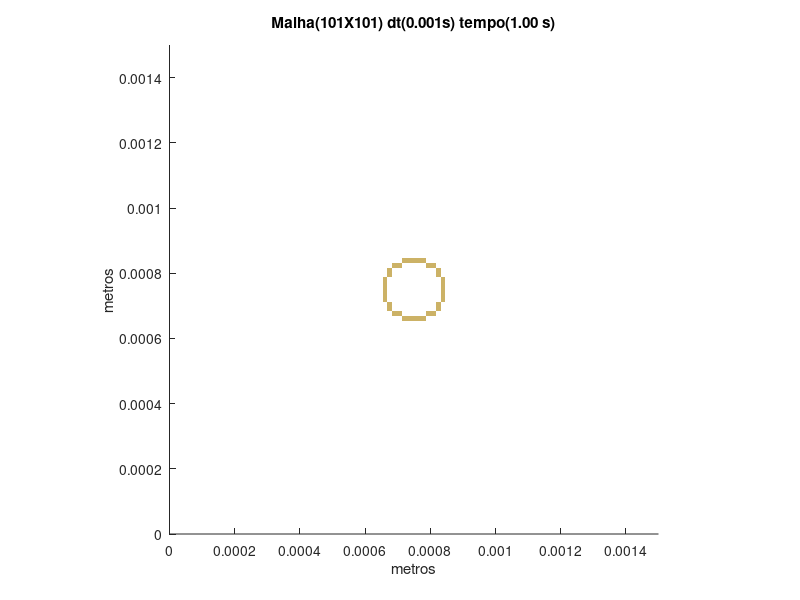

MATLAB code to generate this figure:
set (gca,'PlotBoxAspectRatio',[1 1 1],'Xlim',[0,0.0015],'Ylim',[0,0.0015])
hold on
title('Malha(101X101) dt(0.001s) tempo(1.00 s)')
hold on
ylabel('metros')
hold on
xlabel('metros')
hold on

fill([0.000712871287128713 0.000712871287128713 0.000727722772277228 0.000727722772277228],[0.000653465346534653 0.000668316831683168 0.000668316831683168 0.000653465346534653],[0.8,0.7,0.4],'LineStyle','none')

fill([0.000727722772277228 0.000727722772277228 0.000742574257425743 0.000742574257425743],[0.000653465346534653 0.000668316831683168 0.000668316831683168 0.000653465346534653],[0.8,0.7,0.4],'LineStyle','none')

fill([0.000742574257425743 0.000742574257425743 0.000757425742574257 0.000757425742574257],[0.000653465346534653 0.000668316831683168 0.000668316831683168 0.000653465346534653],[0.8,0.7,0.4],'LineStyle','none')

fill([0.000757425742574257 0.000757425742574257 0.000772277227722772 0.000772277227722772],[0.000653465346534653 0.000668316831683168 0.000668316831683168 0.000653465346534653],[0.8,0.7,0.4],'LineStyle','none')

fill([0.000772277227722772 0.000772277227722772 0.000787128712871287 0.000787128712871287],[0.000653465346534653 0.000668316831683168 0.000668316831683168 0.000653465346534653],[0.8,0.7,0.4],'LineStyle','none')

fill([0.000683168316831683 0.000683168316831683 0.000698019801980198 0.000698019801980198],[0.000668316831683168 0.000683168316831683 0.000683168316831683 0.000668316831683168],[0.8,0.7,0.4],'LineStyle','none')

fill([0.000698019801980198 0.000698019801980198 0.000712871287128713 0.000712871287128713],[0.000668316831683168 0.000683168316831683 0.000683168316831683 0.000668316831683168],[0.8,0.7,0.4],'LineStyle','none')

fill([0.000787128712871287 0.000787128712871287 0.000801980198019802 0.000801980198019802],[0.000668316831683168 0.000683168316831683 0.000683168316831683 0.000668316831683168],[0.8,0.7,0.4],'LineStyle','none')

fill([0.000801980198019802 0.000801980198019802 0.000816831683168317 0.000816831683168317],[0.000668316831683168 0.000683168316831683 0.000683168316831683 0.000668316831683168],[0.8,0.7,0.4],'LineStyle','none')

fill([0.000668316831683168 0.000668316831683168 0.000683168316831683 0.000683168316831683],[0.000683168316831683 0.000698019801980198 0.000698019801980198 0.000683168316831683],[0.8,0.7,0.4],'LineStyle','none')

fill([0.000816831683168317 0.000816831683168317 0.000831683168316832 0.000831683168316832],[0.000683168316831683 0.000698019801980198 0.000698019801980198 0.000683168316831683],[0.8,0.7,0.4],'LineStyle','none')

fill([0.000668316831683168 0.000668316831683168 0.000683168316831683 0.000683168316831683],[0.000698019801980198 0.000712871287128713 0.000712871287128713 0.000698019801980198],[0.8,0.7,0.4],'LineStyle','none')

fill([0.000816831683168317 0.000816831683168317 0.000831683168316832 0.000831683168316832],[0.000698019801980198 0.000712871287128713 0.000712871287128713 0.000698019801980198],[0.8,0.7,0.4],'LineStyle','none')

fill([0.000653465346534653 0.000653465346534653 0.000668316831683168 0.000668316831683168],[0.000712871287128713 0.000727722772277228 0.000727722772277228 0.000712871287128713],[0.8,0.7,0.4],'LineStyle','none')

fill([0.000831683168316832 0.000831683168316832 0.000846534653465347 0.000846534653465347],[0.000712871287128713 0.000727722772277228 0.000727722772277228 0.000712871287128713],[0.8,0.7,0.4],'LineStyle','none')

fill([0.000653465346534653 0.000653465346534653 0.000668316831683168 0.000668316831683168],[0.000727722772277228 0.000742574257425743 0.000742574257425743 0.000727722772277228],[0.8,0.7,0.4],'LineStyle','none')

fill([0.000831683168316832 0.000831683168316832 0.000846534653465347 0.000846534653465347],[0.000727722772277228 0.000742574257425743 0.000742574257425743 0.000727722772277228],[0.8,0.7,0.4],'LineStyle','none')

fill([0.000653465346534653 0.000653465346534653 0.000668316831683168 0.000668316831683168],[0.000742574257425743 0.000757425742574257 0.000757425742574257 0.000742574257425743],[0.8,0.7,0.4],'LineStyle','none')

fill([0.000831683168316832 0.000831683168316832 0.000846534653465347 0.000846534653465347],[0.000742574257425743 0.000757425742574257 0.000757425742574257 0.000742574257425743],[0.8,0.7,0.4],'LineStyle','none')

fill([0.000653465346534653 0.000653465346534653 0.000668316831683168 0.000668316831683168],[0.000757425742574257 0.000772277227722772 0.000772277227722772 0.000757425742574257],[0.8,0.7,0.4],'LineStyle','none')

fill([0.000831683168316832 0.000831683168316832 0.000846534653465347 0.000846534653465347],[0.000757425742574257 0.000772277227722772 0.000772277227722772 0.000757425742574257],[0.8,0.7,0.4],'LineStyle','none')

fill([0.000653465346534653 0.000653465346534653 0.000668316831683168 0.000668316831683168],[0.000772277227722772 0.000787128712871287 0.000787128712871287 0.000772277227722772],[0.8,0.7,0.4],'LineStyle','none')

fill([0.000831683168316832 0.000831683168316832 0.000846534653465347 0.000846534653465347],[0.000772277227722772 0.000787128712871287 0.000787128712871287 0.000772277227722772],[0.8,0.7,0.4],'LineStyle','none')

fill([0.000668316831683168 0.000668316831683168 0.000683168316831683 0.000683168316831683],[0.000787128712871287 0.000801980198019802 0.000801980198019802 0.000787128712871287],[0.8,0.7,0.4],'LineStyle','none')

fill([0.000816831683168317 0.000816831683168317 0.000831683168316832 0.000831683168316832],[0.000787128712871287 0.000801980198019802 0.000801980198019802 0.000787128712871287],[0.8,0.7,0.4],'LineStyle','none')

fill([0.000668316831683168 0.000668316831683168 0.000683168316831683 0.000683168316831683],[0.000801980198019802 0.000816831683168317 0.000816831683168317 0.000801980198019802],[0.8,0.7,0.4],'LineStyle','none')

fill([0.000816831683168317 0.000816831683168317 0.000831683168316832 0.000831683168316832],[0.000801980198019802 0.000816831683168317 0.000816831683168317 0.000801980198019802],[0.8,0.7,0.4],'LineStyle','none')

fill([0.000683168316831683 0.000683168316831683 0.000698019801980198 0.000698019801980198],[0.000816831683168317 0.000831683168316832 0.000831683168316832 0.000816831683168317],[0.8,0.7,0.4],'LineStyle','none')

fill([0.000698019801980198 0.000698019801980198 0.000712871287128713 0.000712871287128713],[0.000816831683168317 0.000831683168316832 0.000831683168316832 0.000816831683168317],[0.8,0.7,0.4],'LineStyle','none')

fill([0.000787128712871287 0.000787128712871287 0.000801980198019802 0.000801980198019802],[0.000816831683168317 0.000831683168316832 0.000831683168316832 0.000816831683168317],[0.8,0.7,0.4],'LineStyle','none')

fill([0.000801980198019802 0.000801980198019802 0.000816831683168317 0.000816831683168317],[0.000816831683168317 0.000831683168316832 0.000831683168316832 0.000816831683168317],[0.8,0.7,0.4],'LineStyle','none')

fill([0.000712871287128713 0.000712871287128713 0.000727722772277228 0.000727722772277228],[0.000831683168316832 0.000846534653465347 0.000846534653465347 0.000831683168316832],[0.8,0.7,0.4],'LineStyle','none')

fill([0.000727722772277228 0.000727722772277228 0.000742574257425743 0.000742574257425743],[0.000831683168316832 0.000846534653465347 0.000846534653465347 0.000831683168316832],[0.8,0.7,0.4],'LineStyle','none')

fill([0.000742574257425743 0.000742574257425743 0.000757425742574257 0.000757425742574257],[0.000831683168316832 0.000846534653465347 0.000846534653465347 0.000831683168316832],[0.8,0.7,0.4],'LineStyle','none')

fill([0.000757425742574257 0.000757425742574257 0.000772277227722772 0.000772277227722772],[0.000831683168316832 0.000846534653465347 0.000846534653465347 0.000831683168316832],[0.8,0.7,0.4],'LineStyle','none')

fill([0.000772277227722772 0.000772277227722772 0.000787128712871287 0.000787128712871287],[0.000831683168316832 0.000846534653465347 0.000846534653465347 0.000831683168316832],[0.8,0.7,0.4],'LineStyle','none')
